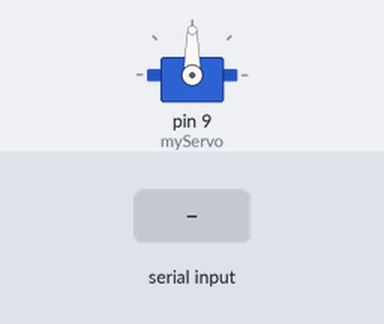
Recording of a sketch running on a simulated Arduino Uno, built with avr-gcc and run on an emulated ATmega328P. On the bench: servo. The inputs (shaded band) are chosen by the test bench.

Above: at 1.2 s.
1.3 s: "90,45\n" received over Serial
At 1.8 s:
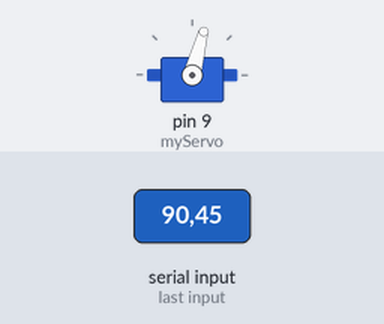
2.8 s: "30,150\n" received over Serial
At 4.0 s:
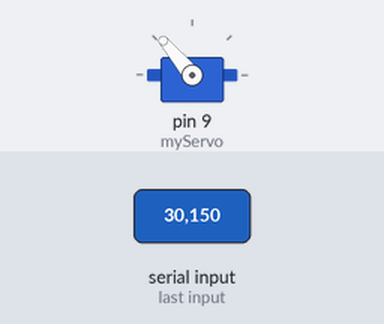
4.3 s: "5\n" received over Serial
At 5.1 s:
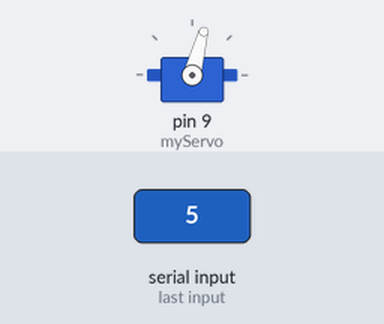
5.8 s: "90\n" received over Serial
At 6.3 s:
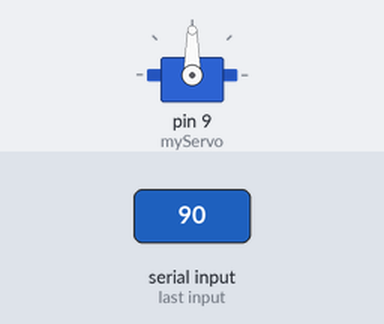
Timing chart, 0 to 8.3 s (numbered marks = the images above; inputs shaded):
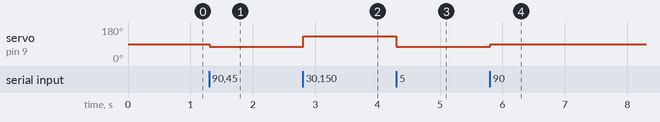

Measured:
- after the input at 1.3 s, servo on pin 9 (myServo): 90° → 75° at once
- after the input at 2.8 s, servo on pin 9 (myServo): 75° → 130° at once
- after the input at 4.3 s, servo on pin 9 (myServo): 130° → 75° at once
- after the input at 5.8 s, servo on pin 9 (myServo): 75° → 90° at once

The sketch:

Servo_Angle_Input.ino
```cpp
#include <Servo.h>

Servo myServo;
int pos = 90;

int minAngle = 75;
int maxAngle = 130;

void setup() {
  // put your setup code here, to run once:
  myServo.attach(9);
  Serial.begin(9600);

}

void loop() {
  // put your main code here, to run repeatedly:
  if (Serial.available()) {
    int num = Serial.parseInt();

    while (Serial.available()) Serial.read();

    if (num >= 0 && num <= 180) {
      pos = num;
      //myServo.write(pos);
      myServo.write(constrain(pos,minAngle, maxAngle));
    }
  }

}
```
